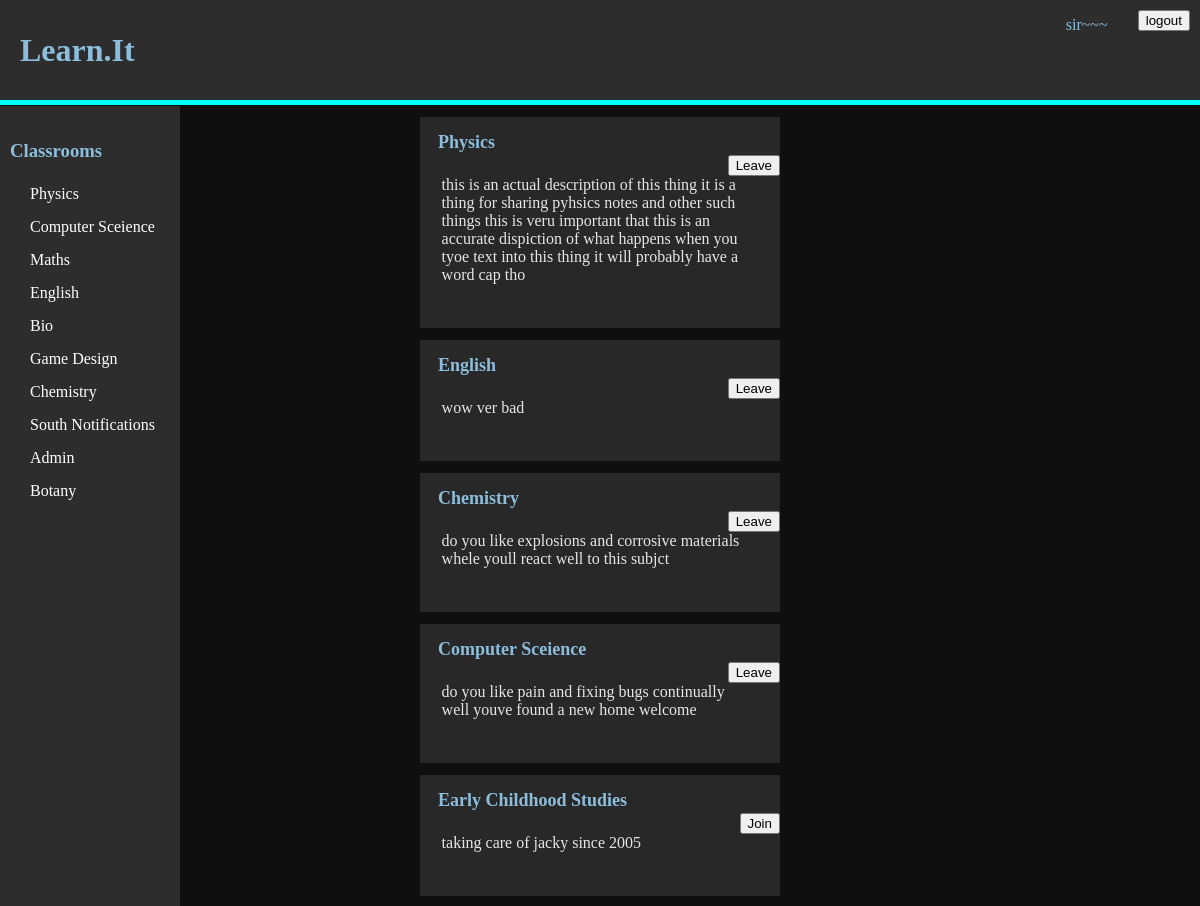
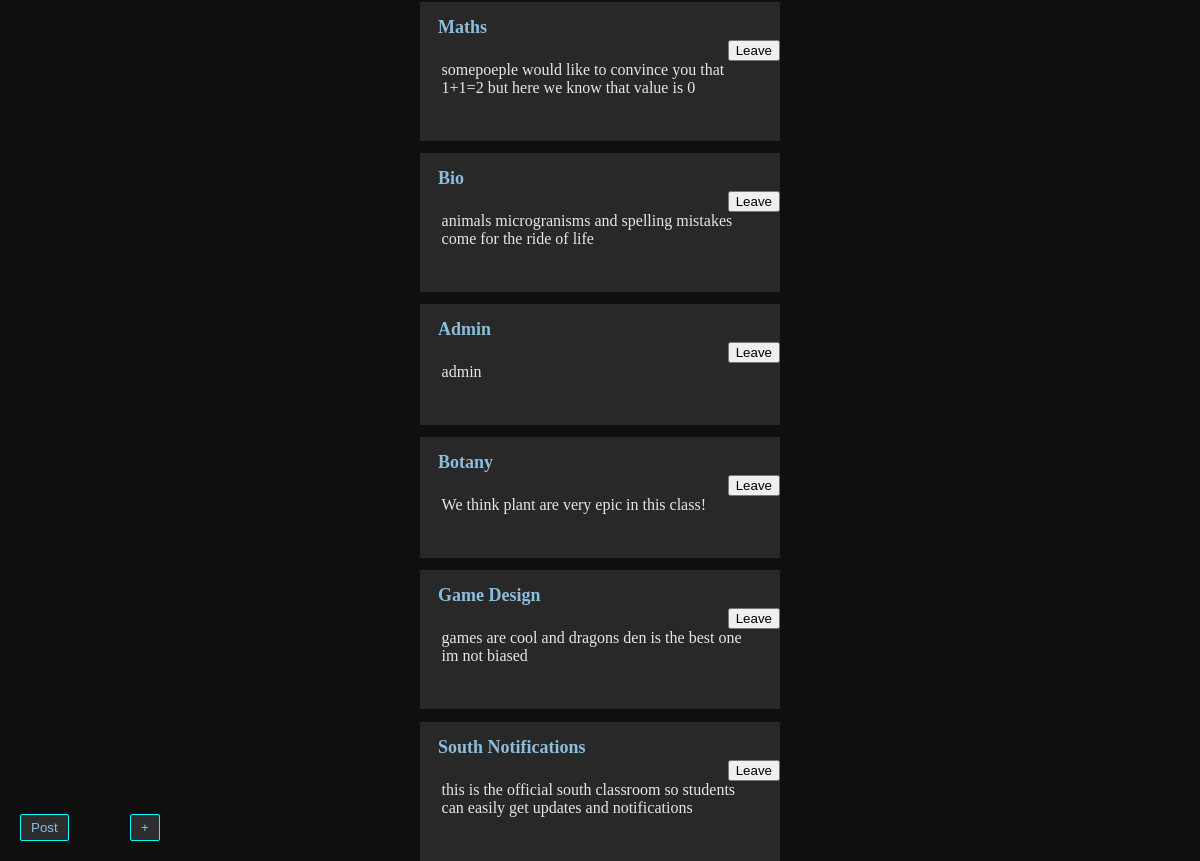
The app's page /c (signed in) with its own data (2 pictures, top to bottom).
### tables this page shows
CREATE TABLE User (id INTEGER PRIMARY KEY, name STRING, description TEXT, salt TEXT, password STRING);

CREATE TABLE classroom (id INTEGER PRIMARY KEY, name STRING (25), description TEXT (100), ProPic TEXT);

### main.py (the view)
@app.route("/c")
def view_classess():
    name = ''
    my_classess = ""
    id = 0
    if session.get("_User") is None:
        classes = do_query("""SELECT name, id from classroom""", (), None)
    else:
        id = session["_User"]
        classes = do_query("""select classroom.name, id from User_Classroom
                            join classroom ON classroom.id = Cid WHERE Uid = ?;
                            """, (int(session["_User"]),), None)
        name = do_query("SELECT name from User where id = ?",
                        (session["_User"],), "fetch")
        my_classess = do_query(
            """SELECT id from classroom where id in
            (select Cid from User_Classroom where Uid = ?)""",
            (session["_User"],), None)
    posts = do_query("SELECT * from classroom", (), None)
    return render_template("ClassMenu.html", title="Classes", stuff=posts,
                           classrooms=classes, uid=id, user_name=name, myclassrooms=my_classess)

### main.py (called while the page is built)
def do_query(query, data, fetch):
    conn = sqlite3.connect("learnit.db")
    cur = conn.cursor()
    cur.execute(query, data)
    if fetch is None:
        result = cur.fetchall()
    else:
        result = cur.fetchone()
    conn.close()
    return result

### templates/ClassMenu.html (shortened to what this page needs)
<!DOCTYPE html>
<html lang="en" dir="ltr">
  <head>
  </head>
  <body>
    {%include 'header.html'%}
    {%include 'sidebar.html'%}
    {%for i in stuff%}
    <div class="post">
      <a href="/c/{{i[0]}}"><h1 class="post-title" >{{i[1]}}</h1></a>
      {%if uid != 0%}
      <form action="/join_c" method="post">
        {%if (i[0],) in myclassrooms%}
        <button class="join-button" name="Join" value="{{i[0]}}" type="submit">Leave</button>
        {%else%}
        <button class="join-button" name="Join" value="{{i[0]}}" type="submit">Join</button>
        {%endif%}
      </form>
      {%endif%}
      <p class="post-text">{{i[2]}}</p>
      <br>
    </div>
    {%endfor%}
  </body>
</html>

### templates/header.html (shortened to what this page needs)
<!DOCTYPE html>
<html lang="en" dir="ltr">
<link rel="stylesheet" href="../static/css/style.css">
  <head>
  </head>
  <body>
    <div class="header">
        <h1 class="title"><a href="/" class="Title-link">Learn.it</a>
        </h1>
        {%if login != "1"%}
        <div class="login-box">
          {%if uid == 0%}
          <br>
          <form class="" action="/login" method="post">
            <input class="login-input" type="text" name="UserName" placeholder="User Name">
            <button type="button" name="button"><a href="sign-up">sign up</a> </button>
            <br><br>
            <input class="login-input" type="password" name="Password" placeholder="Password">
            <input type="submit" name="" value="login">
          </form>
          {%else%}
          <form class="logout" action="/logout" method="post">
            <input type="submit" name="" value="logout">
          </form>
              <p class="loggedin-name">{{user_name[0]}}</p>
          {%endif%}
        </div>
        {%endif%}
    </div>
  </body>
</html>

### templates/sidebar.html (shortened to what this page needs)
<!DOCTYPE html>
<html lang="en" dir="ltr">
<link rel="stylesheet" href="../static/css/style.css">
  <head>
  </head>
  <body>
    <div class="sidebar">
      <a href="/c" class="sidebar-Title"><h3 class="sidebar-Title">Classrooms</h3></a>
      {%for i in classrooms%}
        <a href="/c/{{i[1]}}" class="sidebar-Text">{{i[0]}}</a>
      {%endfor%}
    </div>
    {%if uid != 0%}
    <button type="button" class="make-class-link" style="left:20px" >
      <a href="/p">Post</a>
    </button>
    <button type="button" class="make-class-link" >
      <a href="/make_C">+</a>
    </button>
    {%endif%}
  </body>
</html>

### static/css/style.css (style rules this page uses)
div.header { width: 100%; background-color: rgb(45,45,45); height: 100px; padding: 0; color: rgb(140,190,220); border-bottom: solid 5px cyan; margin-bottom: 1px; position: relative; }
body { margin: 0; background-color: rgb(15,15,15) }
a { text-decoration: none; }
.title { margin-top: 0px; margin-left: 20px; text-transform: capitalize; line-height: 100px; text-decoration: none; color:rgb(140,190,220); margin-bottom: 0; float:left; }
.Title-link { text-decoration: none; height:100%; color:rgb(140,190,220); }
.sidebar { height: 100vh; width: 15vw; background-color: rgb(45,45,45); color:rgb(140,190,220); float: left; top: 0px; position:sticky; }
.sidebar-Title { margin-top: 0px; margin-left: 10px; line-height: 30px; color: rgb(140,190,220); text-decoration: none; }
.sidebar-Text { margin-left: 30px; color: white; text-transform: capitalize; display: block; margin-bottom: 15px; }
div.post { margin-left: auto; margin-right: auto; width: 30vw; background-color: rgb(40,40,40); padding-bottom: 10px; }
.post-title { font-size: large; color: rgb(140,190,220); text-transform: capitalize; margin-left: 5%; margin-right: 5%; margin-bottom: 2px; padding-bottom: 0px; padding-top: 15px; text-decoration: none; }
.post-text { width: 85%; margin-left: 1%; padding-left: 5%; padding-right: 5%; color: rgb(230,230,230); overflow:hidden; background-color: rgb(40,40,40); resize: none; border: None; overflow-y: auto; }
.login-box { position: absolute; display: inline-block; height: 100%; width: 20%; right: 0; float: right; }
.loggedin-name { float: right; margin-right: 20px; }
.logout { float: right; display: block; margin: 10px }
.join-button { display: inline; float: right; }
a { color: inherit; text-decoration: none; }
.make-class-link { left: calc(15vw - 50px); bottom: 20px; position: fixed; display: block; color: rgb(140,190,220); border: 1px solid cyan; background-color: rgb(45,45,45); padding-left: 10px; padding-right: 10px; padding-top: 5px; padding-bottom: 5px; border-radius: 2px; }

### records on screen
User: name "sir~~~"
classroom: name "Physics", {{ i[0] }} 1 (drawn), description "this is an actual description of this thing it is a thing for sharing pyhsics notes and other such things this is veru important that this is an accurate dispiction of what happens when you tyoe text into this thing it will probably have a word cap tho"
classroom: name "Computer Sceience", {{ i[0] }} 4 (drawn), description "do you like pain and fixing bugs continually well youve found a new home welcome"
classroom: name "Maths", {{ i[0] }} 6 (drawn), description "somepoeple would like to convince you that 1+1=2 but here we know that value is 0"
classroom: name "English", {{ i[0] }} 2 (drawn), description "wow ver bad"
classroom: name "Bio", {{ i[0] }} 7 (drawn), description "animals microgranisms and spelling mistakes come for the ride of life"
classroom: name "Game Design", {{ i[0] }} 10 (drawn), description "games are cool and dragons den is the best one im not biased"
classroom: name "Chemistry", {{ i[0] }} 3 (drawn), description "do you like explosions and corrosive materials whele youll react well to this subjct"
classroom: name "South Notifications", {{ i[0] }} 11 (drawn), description "this is the official south classroom so students can easily get updates and notifications"
classroom: name "Admin", {{ i[0] }} 8 (drawn), description "admin"
classroom: name "Botany", {{ i[0] }} 9 (drawn), description "We think plant are very epic in this class!"
classroom: name "Early Childhood Studies", {{ i[0] }} 5 (drawn), description "taking care of jacky since 2005"
